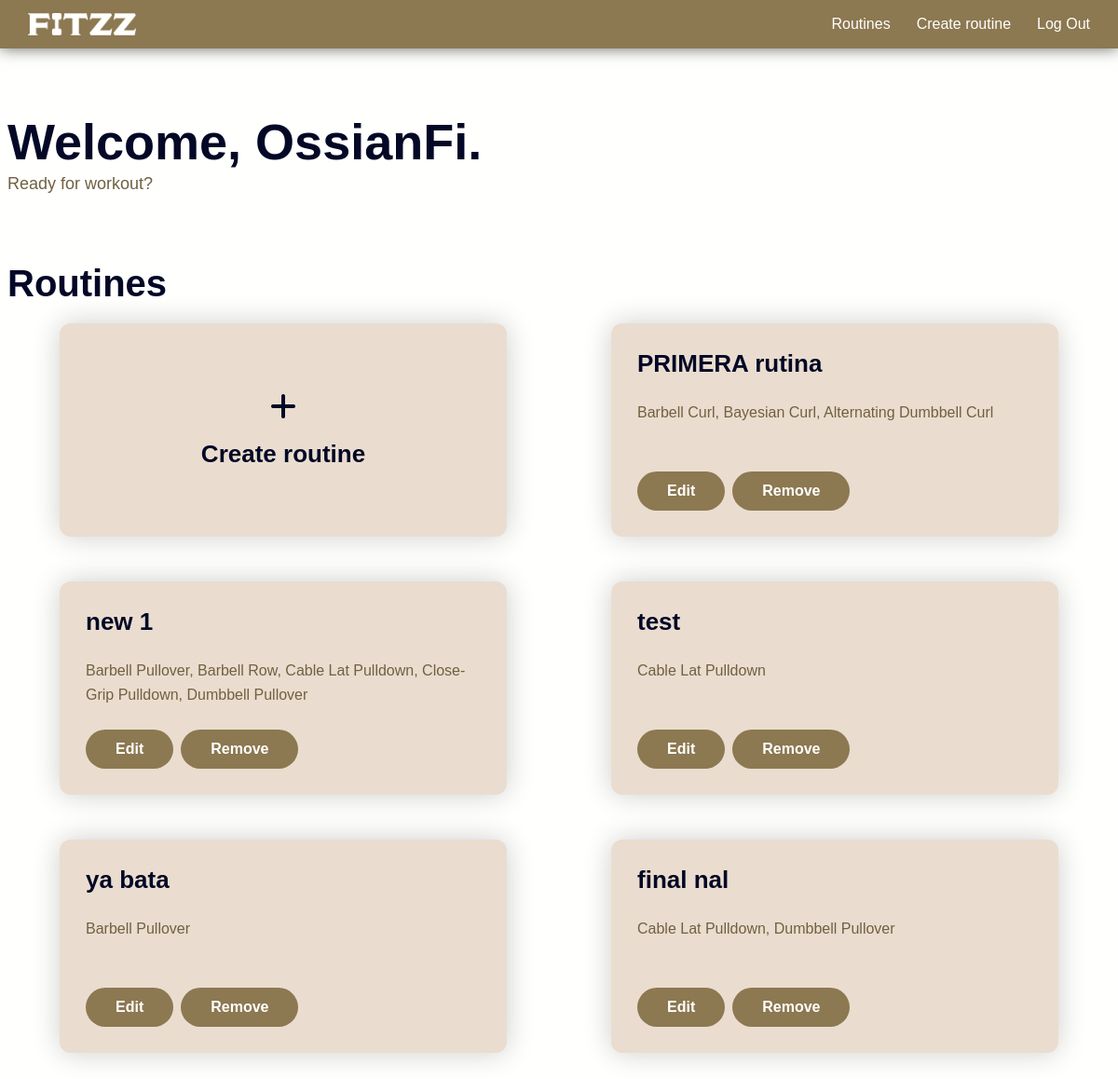
Screenshot of / (signed in) with the database file from the repository.
### tables this page shows
CREATE TABLE user (
  id INTEGER PRIMARY KEY AUTOINCREMENT,
  username TEXT NOT NULL,
  hash TEXT NOT NULL
);

CREATE TABLE routine (
  id INTEGER PRIMARY KEY AUTOINCREMENT,
  user_id INTEGER NOT NULL,
  name TEXT NOT NULL,
  FOREIGN KEY (user_id) REFERENCES user (id) ON DELETE CASCADE
);

CREATE TABLE exercise (
  id INTEGER PRIMARY KEY AUTOINCREMENT,
  muscle_group_id INTEGER NOT NULL,
  name TEXT NOT NULL,
  FOREIGN KEY (muscle_group_id) REFERENCES muscle_group (id) ON DELETE RESTRICT
);

### app.py (the view)
@app.route("/")
@login_required
def index():
    user = db.execute("SELECT username FROM user WHERE id = ?", session["user_id"])[0]
    routine_names = db.execute(
        "SELECT id, name FROM routine WHERE user_id = ?", session["user_id"]
    )
    routine_map = {routine["id"]: routine["name"] for routine in routine_names}
    exercises = db.execute(
        """
            SELECT
                r.id AS routine_id,
                e.name AS exercise_name
            FROM routine r
            JOIN routine_exercise re
            ON r.id = re.routine_id
            JOIN exercise e
            ON re.exercise_id = e.id
            WHERE r.user_id = ?
            ORDER BY r.id, re.position
        """,
        session["user_id"],
    )
    routine_exercises = defaultdict(list)
    for exercise in exercises:
        routine_exercises[exercise["routine_id"]].append(exercise["exercise_name"])
    routines = []
    for routine_id, exercises in routine_exercises.items():
        routines.append(
            {
                "id": routine_id,
                "name": routine_map[routine_id],
                "exercises": ", ".join(exercises),
            }
        )
    return render_template("index.html", username=user["username"], routines=routines)

### app.py (called while the page is built)
@app.after_request
def after_request(response):
    response.headers["Cache-Control"] = "no-cache, no-store, must-revalidate"
    response.headers["Expires"] = 0
    response.headers["Pragma"] = "no-cache"
    return response

### helpers.py (called while the page is built)
def login_required(f):
    @wraps(f)
    def decorated_function(*args, **kwargs):
        if session.get("user_id") is None:
            return redirect("/login")
        return f(*args, **kwargs)
    return decorated_function

### templates/index.html (shortened to what this page needs)
{% extends "base.html" %}
{% block main %}
    <div class="container title-region flex column center-justify">
        <h1 class="h1 no-margin">Welcome, {{ username }}.</h1>
        <p>Ready for workout?</p>
    </div>
    <div class="container">
        <h2 class="h2">Routines</h2>
        <div class="routines grid">
            <div class="card add">
                <a href="/routine/new" class="flex column center-justify center-align gap">
                    <i class="fa fa-plus"></i>
                    <h3 class="h3 text-center no-margin">Create routine</h3>
                </a>
            </div>
            {% for routine in routines %}
                <div class="card">
                    <a href="/routine/view/{{ loop.index }}">
                        <h3 class="h3 no-margin">{{ routine.name }}</h3>
                        <p>{{ routine.exercises }}</p>
                        <div class="button-wrapper flex">
                            <form action="/routine/edit" method="post">
                                <button class="btn" type="submit">Edit</button>
                            </form>
                            <form action="/routine/remove" method="post">
                                <button class="btn" type="submit">Remove</button>
                            </form>
                        </div>
                    </a>
                </div>
            {% endfor %}
        </div>
    </div>
{% endblock %}

### templates/base.html (shortened to what this page needs)
<!DOCTYPE html>
<html lang="en">
    <head>
        <link href="https://api.fontshare.com/v2/css?f[]=general-sans@500,600,400,700&display=swap" rel="stylesheet">
        <link href="https://cdnjs.cloudflare.com/ajax/libs/font-awesome/6.7.1/css/all.min.css" rel="stylesheet">
        <link href="/static/css/styles.css" rel="stylesheet">
    </head>
    <body>
        {% if session.get("user_id") %}
            <header class="flex center-align between-justify">
                <a href="/">
                    <img alt="fitzz" src="/static/images/fitzz2.webp">
                </a>
                <nav class="collapse" id="nav">
                    <ul>
                        <li>
                            <a href="/"><span>Routines</span></a>
                        </li>
                        <li>
                            <a href="/routine/new"><span>Create routine</span></a>
                        </li>
                        <li>
                            <a href="/logout"><span>Log Out</span></a>
                        </li>
                    </ul>
                </nav>
            </header>
        {% endif %}
        <main>
            {% block main %}{% endblock %}
        </main>
    </body>
</html>

### static/css/styles.css (style rules this page uses)
:root { --c-seashell: #f9f4ef; --c-dark-blue: #020826; --c-brown: #8c7851; --c-white: #fffffe; --c-almond: #eaddcf; --c-carmine: #f25042; --c-paragraph: #716040; }
html { scroll-behavior: smooth; }
body { font-family: 'General Sans', sans-serif; background-color: var(--c-white); }
main { padding-top: 3.25rem; }
img, picture, video, canvas, svg { max-width: 100%; display: block; user-select: none; }
.h1 { font-size: 3.375rem; font-weight: 700; margin-bottom: 1.5rem; color: var(--c-dark-blue); }
.h2 { font-size: 2.5rem; font-weight: 700; margin-bottom: 1.25rem; color: var(--c-dark-blue); }
.h3 { font-size: 1.625rem; font-weight: 700; margin-bottom: 1rem; color: var(--c-dark-blue); }
p { font-size: 1.125rem; font-weight: 400; line-height: 1.625; margin-bottom: 0.625rem; color: var(--c-paragraph); }
a { font-size: 1.125rem; font-weight: 600; text-decoration: none; color: var(--c-paragraph); }
.text-center { text-align: center; }
.no-margin { margin: 0; }
header { width: 100%; height: 3.25rem; position: fixed; top: 0; padding: 0 1.875rem; box-shadow: 0 0 1rem rgba(0, 0, 0, 0.6); background-color: var(--c-brown); z-index: 999; }
header a { height: 46%; }
header img { height: 100%; }
.collapse { width: 100%; position: absolute; visibility: hidden; opacity: 0; top: 0; left: 0; transition: top 0.3s ease, opacity 0.3s ease, visibility 0.3s ease; background-color: var(--c-brown); }
.collapse>ul>li { list-style: none; transition: background-color 0.4s ease-in; }
.collapse>ul>li>a { font-size: 1rem; font-weight: 500; transition: color 0.3s ease; color: var(--c-white); }
.collapse>ul>li>a>span { display: block; padding: 1rem 2rem; }
::placeholder { color: gray; font-style: italic; }
.btn { font-size: 1rem; font-weight: 600; border-radius: 2rem; padding: 0.75rem 2rem; font-family: inherit; cursor: pointer; border: none; transition: background-color 0.3s ease-in-out, transform 0.3s ease; background-color: var(--c-brown); color: var(--c-white); }
.container { width: 100%; margin-left: auto; margin-right: auto; padding-left: 0.5rem; padding-right: 0.5rem; }
.title-region { height: 11rem; }
.container.title-region { margin-top: 2rem; margin-bottom: 1.375rem; }
.flex { display: flex; }
.flex.column { flex-direction: column; }
.flex.center-align { align-items: center; }
.flex.center-justify { justify-content: center; }
.flex.between-justify { justify-content: space-between; }
.flex.gap { gap: 1.25rem; }
.grid { display: grid; grid-template-columns: repeat(auto-fit, minmax(12.75rem, 1fr)); grid-auto-rows: min-content; place-items: center; row-gap: 1rem; }
.routines { margin-bottom: 2.75rem; }
.routines .card { height: auto; width: min(30rem, 100%); padding: 1.75rem; }
.routines .card.add { height: 100%; padding: 3rem; }
.routines .card.add a { font-size: 2rem; color: var(--c-dark-blue); }
.routines .card.add .h3 { margin-bottom: 0; }
.routines .card .h3 { margin-bottom: 1.5rem; white-space: nowrap; overflow: hidden; text-overflow: ellipsis; }
.routines .card p { height: 3.25rem; font-size: 1rem; margin-bottom: 1.5rem; display: -webkit-box; -webkit-line-clamp: 2; line-clamp: 2; -webkit-box-orient: vertical; overflow: hidden; }
.routines.grid { grid-template-columns: 1fr; row-gap: 3rem; }
.routines .card .button-wrapper { flex-wrap: wrap; gap: 0.5rem; }
.card { width: 11.875rem; height: 15.75rem; border-radius: 0.75rem; transition: transform 0.3s ease; box-shadow: 0 0 1.875rem rgba(0, 0, 0, 0.2); background-color: var(--c-almond); }
.card a { width: 100%; height: 100%; }
@media (min-width: 576px) { .container { max-width: 576px; } }
@media (min-width: 768px) { .container { max-width: 768px; } }
@media (min-width: 768px) { .grid { grid-template-columns: repeat(auto-fit, minmax(14.375rem, 1fr)); row-gap: 2rem; } }
@media (min-width: 768px) { .routines.grid { grid-template-columns: repeat(auto-fit, minmax(31.5rem, 1fr)); } }
@media (min-width: 768px) { .card { width: 13.125rem; height: 17.5rem; } }
@media (min-width: 992px) { .container { max-width: 992px; } }
@media (min-width: 992px) { .collapse, .collapse.active { width: auto; position: static; visibility: visible; opacity: 1; background-color: transparent; } }
@media (min-width: 992px) { .collapse>ul, .collapse.active>ul { display: flex; gap: 1.75rem; } }
@media (min-width: 992px) { .collapse>ul>li>a>span, .collapse.active>ul>li>a>span { display: inline; padding: 0; } }
@media (min-width: 1200px) { .container { max-width: 1200px; } }

### rows the page displays
user: username "OssianFi"
routine: name "PRIMERA rutina", exercises "Barbell Curl, Bayesian Curl, Alternating Dumbbell Curl"
routine: name "new 1", exercises "Barbell Pullover, Barbell Row, Cable Lat Pulldown, Close-Grip Pulldown, Dumbbell Pullover"
routine: name "test"
exercise: exercises "Cable Lat Pulldown"
routine: name "ya bata"
exercise: exercises "Barbell Pullover"
routine: name "final nal", exercises "Cable Lat Pulldown, Dumbbell Pullover"
